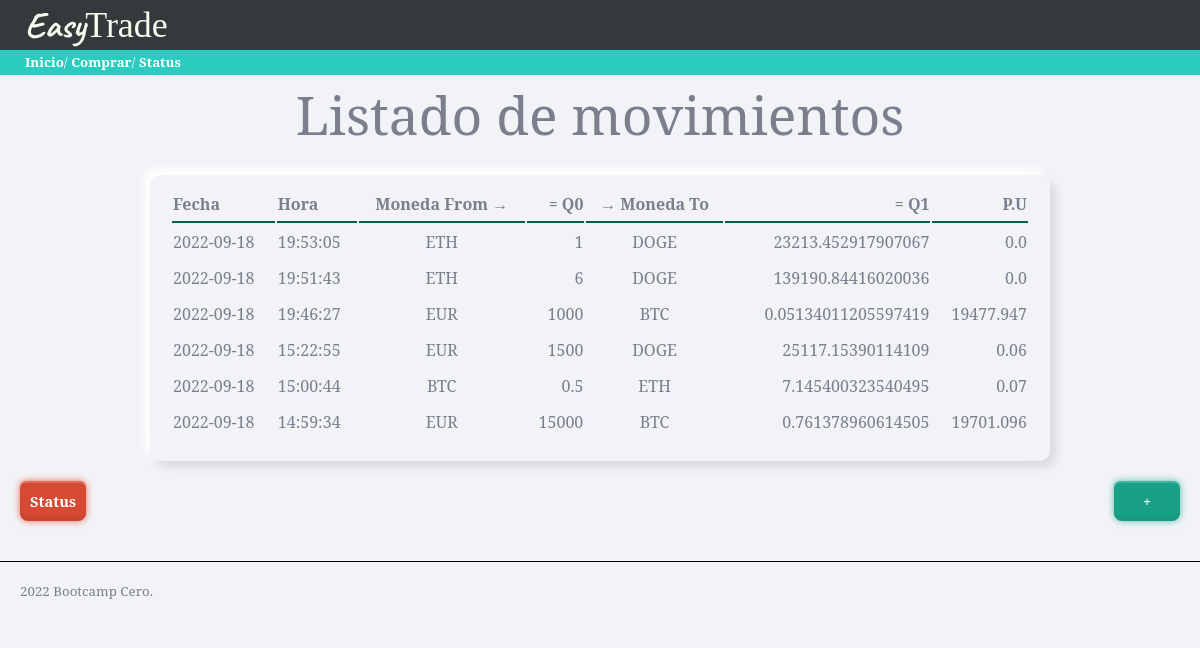
Before: / with the older database file.
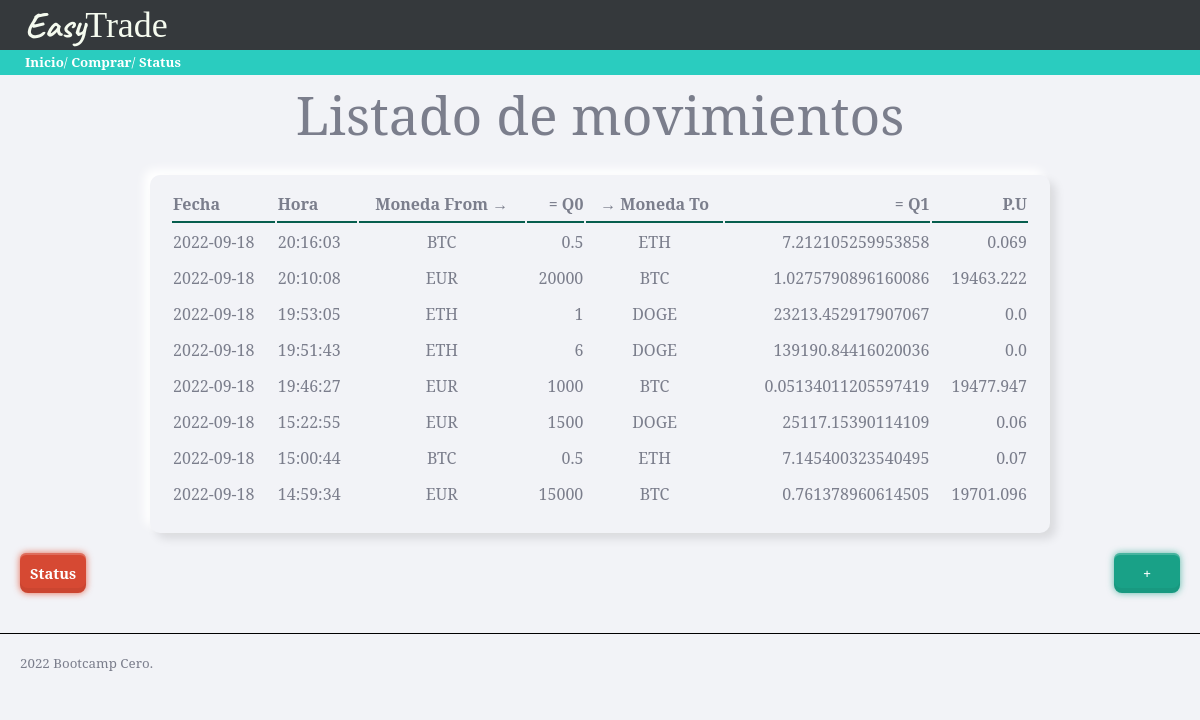
After: the same page with the newer database file.
### tables this page shows
CREATE TABLE "movimientos" (
	"id"	INTEGER NOT NULL,
	"fecha"	TEXT NOT NULL,
	"hora"	TEXT NOT NULL,
	"moneda_from"	TEXT NOT NULL DEFAULT 'EUR',
	"cantidad_from"	NUMERIC NOT NULL,
	"moneda_to"	REAL NOT NULL,
	"cantidad_to"	REAL NOT NULL,
	PRIMARY KEY("id" AUTOINCREMENT)
);

### trader/views.py (the view)
@app.route('/')
def movimientos():
    db = DBManager(RUTA)
    movimientos = db.consultaSQL('SELECT * FROM movimientos ORDER BY fecha DESC, hora DESC LIMIT 15')
    return render_template('inicio.html', movs=movimientos)

### trader/models.py (called while the page is built)
    def consultaSQL(self, consulta):
        conexion = sqlite3.connect(self.ruta)
        cursor = conexion.cursor()
        cursor.execute(consulta)
        self.movimientos = []
        nombres_columna = []
        for desc_columna in cursor.description:
            nombres_columna.append(desc_columna[0])
        datos = cursor.fetchall()
        for dato in datos:
            movimiento = {}
            indice = 0
            for nombre in nombres_columna:
                movimiento[nombre] = dato[indice]
                indice += 1
            self.movimientos.append(movimiento)
        conexion.close()
        return self.movimientos

### trader/templates/inicio.html (shortened to what this page needs)
{% extends "base.html" %}
{% block page_title %}
Listado de movimientos
{% endblock %}
{% block contenido %}
{{ super() }}
<table class="paper">
  <tr>
    <th class="titulo-tabla">Fecha</th>
    <th class="titulo-tabla">Hora</th>
    <th class="titulo-tabla moneda">Moneda From →</th>
    <th class="titulo-tabla numero">= Q0</th>
    <th class="titulo-tabla moneda">→ Moneda To</th>
    <th class="titulo-tabla numero">= Q1</th>
    <th class="titulo-tabla numero">P.U</th>
  </tr>
  {% if movs %}
  {% for mov in movs %}
  <tr>
    <td>
      {% if mov.fecha %}
        {{ mov.fecha }}
      {% else %}
        ---
      {% endif %}
    </td>
    <td>
      {% if mov.hora %}
        {{ mov.hora }}
      {% else %}
        ---
      {% endif %}
    </td>
    <td class="moneda"> {{ mov.moneda_from }} </td>
    <td class="numero">{{ mov.cantidad_from }}</td>
    <td class="moneda"> {{ mov.moneda_to }} </td>
    <td class="numero">{{ mov.cantidad_to }}</td>
    <td class="numero"> {{ (mov.cantidad_from / mov.cantidad_to)|round(3, 'common') }} </td>
  </tr>
  {% endfor %}
  {% else %}
  <tr>
    <td colspan="4" class="lista-vacia">No hay movimientos que mostrar</td>
  </tr>
  {% endif %}
</table>
<div class="acciones-inicio">
  <a class="red-button" href="/status">Status</a>
  <a class="green-button" href="/comprar">+</a>
</div>
{% endblock %}

### trader/templates/base.html (shortened to what this page needs)
<!DOCTYPE html>
<html lang="en">
<head>
  <link rel="stylesheet" href="../static/css/skeuos.css">
  <link rel="stylesheet" href="../static/css/styles.css">
  <link rel="stylesheet" href="../static/css/navbar.css">
  <link rel="stylesheet" href="../static/css/header.css">
  <link rel="stylesheet" href="../static/css/reset.css">
  <link rel="stylesheet" href="../static/css/compra.css">
  <link rel="stylesheet" href="../static/css/inicio.css">
  <link rel="stylesheet" href="../static/css/status.css">
</head>
<body>
  {% include 'components/header.html' %}
  {% include 'components/navbar.html' %}
  <main>
    {% block contenido %}
    <h1>{% block page_title %}{% endblock %}</h1>
    {% endblock%}
  </main>
  {% include 'components/footer.html'%}
</body>
</html>

### trader/templates/components/header.html
<header class="header">
  <h4>
    <span class="logo">Easy</span>Trade
  </h4>
</header>

### trader/templates/components/navbar.html
<nav class="main-menu">
  <a href="/">Inicio</a>/
  <a href="/comprar">Comprar</a>/
  <a href="/status">Status</a>
</nav>

### trader/templates/components/footer.html
<footer class="pie-de-pagina">2022 Bootcamp Cero.</footer>

### trader/static/css/styles.css (style rules this page uses)
main { display: flex; position: relative; max-width: 1200px; margin:auto; padding: 0 20px; flex-wrap: wrap; flex-direction: column; justify-content: center; align-items: center; }
h1 { margin: 0 250px ; }
.pie-de-pagina { margin-top: 40px; padding: 20px; border-top: solid 1px #000; }

### trader/static/css/navbar.css (style rules this page uses)
nav { background-color: #2accbf; color: white; height: 25px; line-height: 25px; padding-left: 25px; }
nav.main-menu a { color: white; }

### trader/static/css/header.css (style rules this page uses)
header { position: relative; background-color: #35393c; color: #f5fbef; height: 50px; font-size: large; line-height: 54px; padding-left: 25px; top: 0; left: 0; }
header > h4 { position: absolute; margin: 0; font-family: 'Times New Roman', Times, serif; line-height: 50px; }
span.logo { position: relative; display: inline-block; font-family: 'Caveat',cursive; font-weight: 700; }

### trader/static/css/inicio.css (style rules this page uses)
table.paper { width: 100%; max-width: 900px; justify-content: center; }
.titulo-tabla { border-bottom: #075e4e 2px solid; text-align: left; }
.numero { text-align: right; }
.moneda { text-align: center; }
.acciones-inicio { margin-top: 20px; width: 100%; display: flex; justify-content: space-between; }

Changed rows visible on the page:
added movimientos: fecha "2022-09-18", hora "20:16:03", moneda_from "BTC", cantidad_from "0.5", moneda_to "ETH", cantidad_to "7.212105259953858", (mov.cantidad_from/mov.cantidad_to)|round(3,'common') "0.069"
added movimientos: fecha "2022-09-18", hora "20:10:08", moneda_from "EUR", cantidad_from "20000", moneda_to "BTC", cantidad_to "1.0275790896160086", (mov.cantidad_from/mov.cantidad_to)|round(3,'common') "19463.222"
